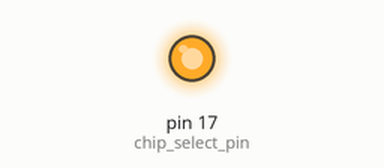
This program was run on a simulated Raspberry Pi (header pin numbers). Shown: output pins drawn as LEDs (lit = HIGH). Pins used as bus, display or sensor lines are not drawn; what the program prints to the terminal is not drawn.

Above: at 0.1 s.
Timing chart, 0 to 1.6 s (numbered marks = the images above):
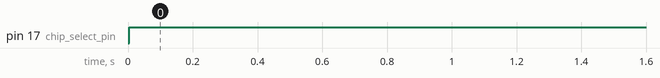

Measured:
- by itself, pin 17 (chip_select_pin): LOW → HIGH at 0.00 s

The program:

lesson29_light_detection.py
```python
from time import sleep
from _App import App
from _ADC0834 import ADC0834

def main():
    fps = 0.2
    adc = ADC0834(chip_select_pin=17, clock_pin=18, io_pin=27)

    while True:
        lightValue = adc.value
        print('Light Value: ', lightValue)
        sleep(fps)

app = App()
app.main = lambda: main()
app.run()
```

_App.py
```python
from enum import Enum
from types import LambdaType
import RPi.GPIO as GPIO

class PinType(Enum):
    BCM = GPIO.BCM
    BOARD = GPIO.BOARD

class App(object):
    def __init__(self, type: PinType = PinType.BCM):
        self.__type = type
        self.__main = None
        super().__init__()
        GPIO.setmode(type.value)

    def __del__(self):
        self.close()

    @property
    def type(self) -> PinType:
        return self.__type

    @property
    def main(self) -> LambdaType:
        return self.__main

    @main.setter
    def main(self, newValue: LambdaType):
        if self.__type is not None:
            self.__main = newValue

    def run(self):
        try:
            if self.__main is not None:
                self.__main()
        except KeyboardInterrupt:
            print(' Interrupted')
        self.close()

    def close(self):
        self.__main = None
        if self.__type is not None:
            self.__type = None
            GPIO.cleanup()
            print("Done!")
```

_ADC0834.py
```python
#!/usr/bin/env python3
#-----------------------------------------------------
#
#		This is a program for all ADC chip. It
#	converts analog signal to digital signal.
#

from time import sleep
from _Core import PinResistor, OutputPin, InputOutputPin, PinIO

class ADC0834BadChannel(ValueError):
    "Error rased when an invalid channel is given to an :class:`ADC0834`"

class ADC0834BadFrequency(ValueError):
    "Error rased when an invalid frequency is given to an :class:`ADC0834`"

class ADC0834(object):
    def __init__(self, chip_select_pin: int = 17, clock_pin: int = 18, io_pin: int = 27, channel: int = 0, frequency: int = 250_000, resistor: PinResistor = PinResistor.NONE):
        if not 0 <= channel < 4:
            raise ADC0834BadChannel('channel must be between 0 and 3')
        self.__channel = channel
        if not 10_000 <= frequency < 400_000:
            raise ADC0834BadFrequency('frequency must be between 10,000 and 400,000')
        self.__frequency = frequency
        self.__chip_select = OutputPin(chip_select_pin, resistor=resistor)
        self.__clock = OutputPin(clock_pin, resistor=resistor)
        self.__io = InputOutputPin(io_pin, io=PinIO.OUTPUT, resistor=resistor)
        super().__init__()

    def __del__(self):
        if self.__chip_select is not None:
            self.close()

    @property
    def is_closed(self) -> bool:
        return self.__chip_select is None

    @property
    def channel(self):
        return self.__channel

    @channel.setter
    def channel(self, newValue: int):
        if not 0 <= newValue < 4:
            raise ADC0834BadChannel('channel must be between 0 and 3')
        if self.__channel != newValue:
            self.__channel = newValue

    @property
    def frequency(self):
        return self.__frequency

    @property
    def value(self):
        self.__io.io = PinIO.OUTPUT
        self.__chip_select.value = 0

        # Start bit
        self.__clock.value = 0
        self.__io.value = 1
        self.__tick()
        self.__clock.value = 1
        self.__tick()

        # Single End mode
        self.__clock.value = 0
        self.__io.value = 1
        self.__tick()
        self.__clock.value = 1
        self.__tick()

        # ODD
        odd = self.__channel & 1
        self.__clock.value = 0
        self.__io.value = odd
        self.__tick()
        self.__clock.value = 1
        self.__tick()

        # Select
        select = int(self.__channel > 1 & 1)
        self.__clock.value = 0
        self.__io.value = select
        self.__tick()
        self.__clock.value = 1
        self.__tick()

        # Allow the MUX to settle and set IO to INPUT
        self.__clock.value = 0
        self.__io.io = PinIO.INPUT
        self.__tick()

        # Read the value from MSB to LSB
        value1 = 0
        for i in range(0, 8):
            self.__clock.value = 1
            self.__tick()
            self.__clock.value = 0
            self.__tick()
            value1 = value1 << 1 | self.__io.value

        # Read the value from LSB to MSB
        value2 = 0
        for i in range(0, 8):
            value2 = value2 | self.__io.value << i
            self.__clock.value = 1
            self.__tick()
            self.__clock.value = 0
            self.__tick()

        # Clear all internal registers and set IO to OUTPUT
        self.__chip_select.value = 1
        self.__io.io = PinIO.OUTPUT

        # Only return value if valid
        return value1 if value1 == value2 else 0

    def close(self):
        if self.__chip_select is not None:
            self.__chip_select.close()
            self.__chip_select = None
        if self.__clock is not None:
            self.__clock.close()
            self.__clock = None
        if self.__io is not None:
            self.__io.close()
            self.__io = None

    def __tick(self):
        sleep(1 / self.__frequency / 2)
```

_Core.py
```python
from enum import Enum
import RPi.GPIO as GPIO

class PinIO(Enum):
    INPUT = GPIO.IN
    OUTPUT = GPIO.OUT

class PinResistor(Enum):
    NONE = 1
    PULL_UP = 2
    PULL_DOWN = 3
    PULL_UP_EXTERNAL = 4
    PULL_DOWN_EXTERNAL = 5

class Pin(object):
    def __init__(self, pin: int, io: PinIO, resistor: PinResistor = PinResistor.NONE):
        self.__pin = pin
        self.__io = io
        self.__resistor = resistor
        super().__init__()
        if resistor == PinResistor.PULL_DOWN:
            GPIO.setup(pin, io.value, pull_up_down=GPIO.PUD_DOWN)
        elif resistor == PinResistor.PULL_UP:
            GPIO.setup(pin, io.value, pull_up_down=GPIO.PUD_UP)
        else:
            GPIO.setup(pin, io.value)

    def __del__(self):
        if self.__pin is not None:
            self.close()

    @property
    def pin(self) -> int:
        return self.__pin

    @property
    def io(self) -> PinIO:
        return self.__io

    @property
    def resistor(self) -> PinResistor:
        return self.__resistor

    @property
    def is_closed(self) -> bool:
        return self.__pin is None

    def close(self):
        self.__pin = None
        self.__io = None
        self.__resistor = None

    def _setIO(self, newValue: PinIO):
        if not self.is_closed and self.__io != newValue:
            self.__io = newValue
            if self.__resistor == PinResistor.PULL_DOWN:
                GPIO.setup(self.__pin, newValue.value, pull_up_down=GPIO.PUD_DOWN)
            elif self.__resistor == PinResistor.PULL_UP:
                GPIO.setup(self.__pin, newValue.value, pull_up_down=GPIO.PUD_UP)
            else:
                GPIO.setup(self.__pin, newValue.value)

    def _setResistor(self, newValue: PinResistor):
        if not self.is_closed and self.__resistor != newValue:
            self.__resistor = newValue

    def _read(self):
        if not self.is_closed and self.__io == PinIO.INPUT:
            return GPIO.input(self.__pin)
        else:
            return None

    def _write(self, newValue):
        if not self.is_closed and self.__io == PinIO.OUTPUT:
            GPIO.output(self.__pin, newValue)

class OutputPin(Pin):
    def __init__(self, pin, resistor: PinResistor = PinResistor.NONE):
        super().__init__(pin, io=PinIO.OUTPUT, resistor=resistor)

    @property
    def value(self):
        return None

    @value.setter
    def value(self, newValue):
        self._write(newValue)

class InputPin(Pin):
    def __init__(self, pin, resistor: PinResistor = PinResistor.NONE):
        super().__init__(pin, io=PinIO.INPUT, resistor=resistor)

    @property
    def value(self):
        return self._read()

class InputOutputPin(Pin):
    def __init__(self, pin, io: PinIO = PinIO.OUTPUT, resistor: PinResistor = PinResistor.NONE):
        super().__init__(pin, io=io, resistor=resistor)

    @property
    def value(self):
        return self._read()

    @value.setter
    def value(self, newValue):
        self._write(newValue)

    @property
    def io(self) -> PinIO:
        return super().io

    @io.setter
    def io(self, newValue: PinIO):
        self._setIO(newValue)
```
